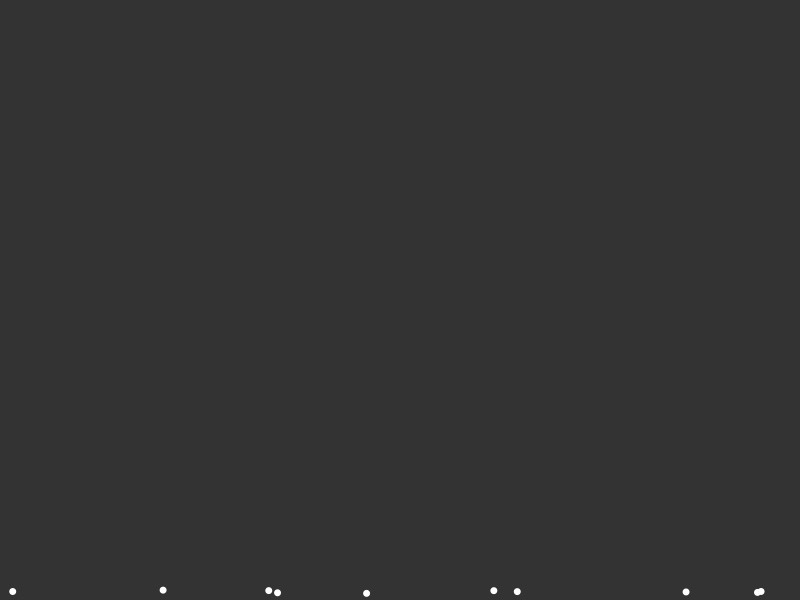
Frame 1 (no input)
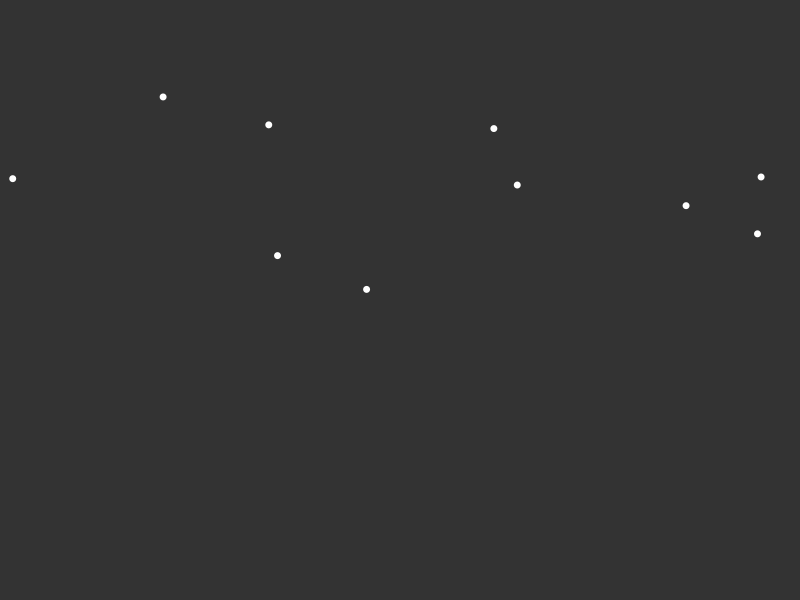
Frame 60 (the mouse pressed at the canvas centre just before this capture)
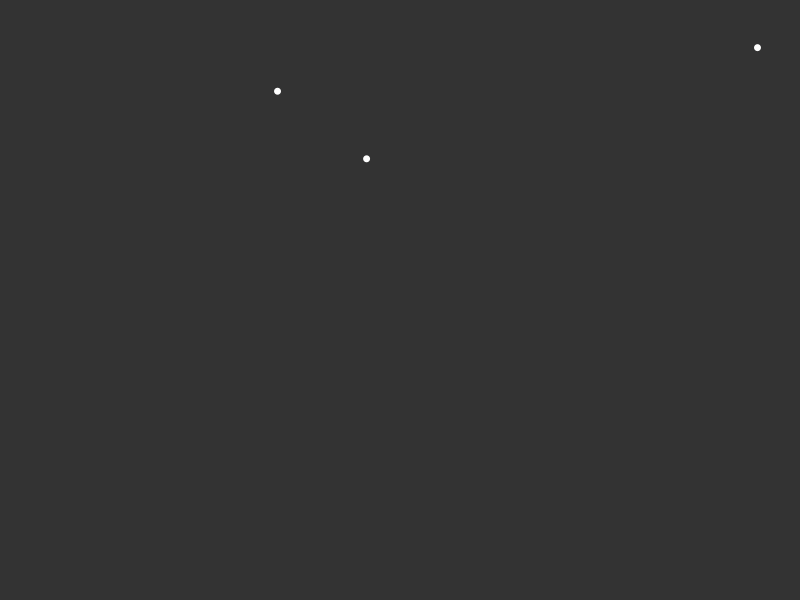
Frame 120 (the mouse held since frame 60 and released just before this capture)

The Processing sketch that drew these frames (run headless with seeded random() and noise(); from frame 60 on, the mouse is pressed at the canvas centre):

// Processing sketch: FireWork4
// ── FireWork4.pde
//많은 수의 Particle 객체를 관리하고 싶을 땐 Arraylist //<>// //<>//
//Firework

import java.util.*;

Particle p;
ArrayList<Particle> plist;

void setup() {

  size(800, 600);

  plist = new ArrayList<Particle>();

  for (int i=0; i<10; i++) {
    plist.add(new Particle(new PVector(random(width), height)));
  }
}

void draw() {
  background(51);
  noStroke();

  //for(Particle p : plist){

  //}

  for (int i = plist.size()-1; i>=0; i--) {
    Particle p = plist.get(i);
    p.run(); 
    if (p.bye() == true) {
      plist.remove(i);
    }
  }
}

// ── Firepop.pde

class Firepop{

  float x, y, vx, vy;
  color c = color(random(255), random(255), random(255));
  float diam;
  float g = 9.8/10;
  float countdown = 5;
  boolean bye = false;
  float lifespan = 100;
  
  Firepop(float xx, float yy, float vvx, float vvy){
    
    x =xx;
    y = yy;
    vx = vvx;
    vy = vvy;
    diam = random(5,8);
  }
  
  void draw() {
    noStroke();
    fill(c);
    ellipseMode(CENTER);
    ellipse(x, y, diam, diam);
    lifespan -=3;
  }
  void move(){
    x = x+ vx;
    y = y+ vy + 0.5*g*1;
    vy = vy + g;
    
    countdown = countdown-1;
  }
  
  Boolean bye() {

    if (lifespan < 0.0) {
      bye = true;
    } else {
      bye = false;
    }

    return bye;
  }
  
  float countdown() { return countdown; }
}

// ── Particle.pde
import java.util.*;

class Particle {
  
  
  Firepop fp;
  ArrayList<Firepop> fps;
  
  float lifespan =2;
  PVector location;
  PVector acceleration;
  PVector velocity;
  
  boolean bye = false;
  boolean flag = true;
  
  Particle(PVector l) {
  
    location = l.get();
    acceleration = new PVector(0, 0.05);
    velocity = new PVector(0,random(-10,-4));
    fps = new ArrayList<Firepop>();
    
  }

  void update() {
    velocity.add(acceleration);
    location.add(velocity);    
  }

  void display() {
   if(flag == true){
     ellipse(location.x, location.y, 7, 7);
   }
  }

  void run() {
    
    update();
    display();
    
    if(velocity.y >=0){
      flag = false;
      pop(location.x,location.y, velocity.x, velocity.y);
      
      for(Firepop fp: fps){
        fp.draw();
        fp.move();
      }
      
    for(int s = fps.size()-1; s>=0; s--){
     fp = fps.get(s);
     
     if(fp.bye() || fp.countdown()<0){
     fps.remove(s);
     }
     println(fps.size());
    }
    }
  }

  //remove Particle
  Boolean bye() {

    if (lifespan < 0.0) {
      bye = true;
    } else {
      bye = false;
    }

    return bye;
  }
  
  void pop(float x, float y, float vx, float vy){
    
   int N=15;
   float vmag = 30;
   for(int i=0; i<N; i++){
    vx = vmag * cos(TWO_PI/N*i);
    vy = vmag * sin(TWO_PI/N*i);
    Firepop fp = new Firepop(x,y,vx,vy);
    fps.add(fp);
   }
    
  }
  
}
